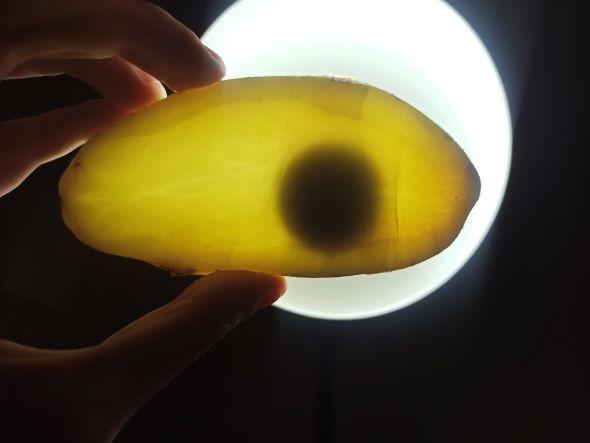
#> input picture lab2_1_2.jpg, 590 x 443 px
$ jupyter execute Lab2.ipynb   (shell and % lines are left out)
#> lines starting #> are read from the running program, lines starting #| are printed output that depends on the picture; after the words box and inside, x2 and y2 are one past the last pixel; in counts of white or black regions, pixels touching at a corner belong together
[cell 1]
import cv2
import numpy as np

[cell 2]
image = cv2.imread("lab2_1_2.jpg")
#> image is the input picture: shape (443, 590, 3); mean B, G, R 51.1, 82.2, 92.3

[cell 3]
gray = cv2.cvtColor(image, cv2.COLOR_BGR2GRAY)
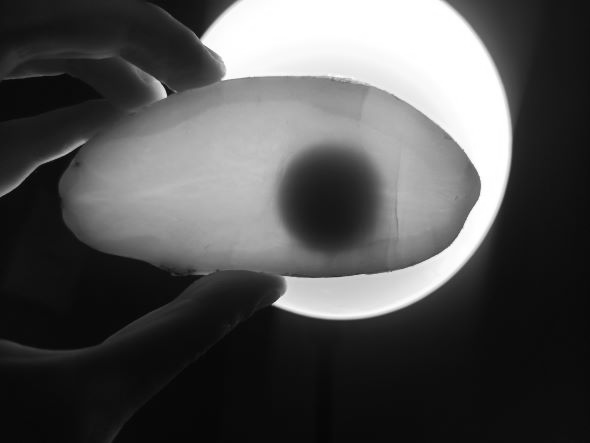
#> gray: shape (443, 590); min 0, max 255, mean 81.7

[cell 4]
t = 20

[cell 5]
ret, thresh = cv2.threshold(gray,t,255,cv2.THRESH_BINARY_INV)
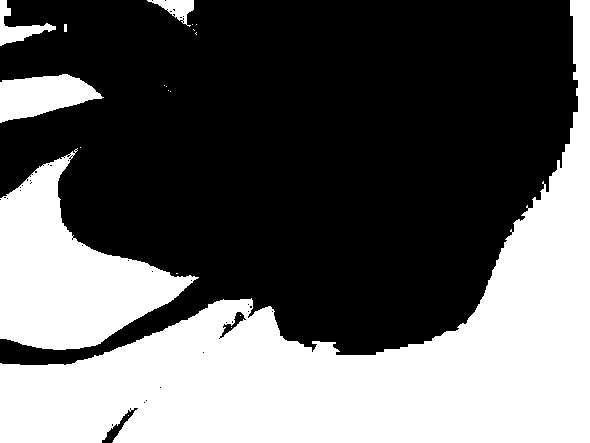
#> thresh: shape (443, 590); 39% white; 19 white regions (13 under 20 px)
#> ret = 20

[cell 6]
cv2.imshow("thresh", thresh)
cv2.waitKey(1)

[cell 7]
contours, hierarchy = cv2.findContours(thresh, cv2.RETR_EXTERNAL, cv2.CHAIN_APPROX_SIMPLE)
#> contours = 17 contours, 12 with area under 20; largest, box (x1, y1, x2, y2) and area: (0, 0, 590, 443) 77387, (0, 148, 199, 350) 18830, (0, 74, 104, 123) 3075, (0, 0, 56, 46) 731, (147, 0, 194, 27) 490

[cell 8]
for contour in contours:
    coord = min(contour[0], key=lambda c: c[0])
#> this loop made 17 passes
#> coord on passes 1, 3, 4, 5, 6, 7, 8, 9, 12, 13, 15, 16: [128, 415], [77, 148], [80, 147], [170, 91], [168, 90], [166, 86], [164, 85], [62, 74], [196, 24], [192, 24], [570, 0], [147, 0]
#> contour on passes 2, 10, 11, 14: [[176, 273], [177, 273]], [[196, 32], [195, 33], [196, 34], [195, 33]], [[193, 29], [194, 30]], [[64, 24], [64, 31], [66, 31], [66, 24]]

[cell 9]
point = (coord[0],coord[1])
#> point = (0, 0)

[cell 10]
cv2.circle(image,point,10,(0,255,0),5)
#> image: shape (443, 590, 3); 0.04% of pixels changed, all inside (x1, y1, x2, y2) = (0, 0, 14, 14)

[cell 11]
cv2.imshow("Image", image)
cv2.waitKey()
cv2.destroyAllWindows()

[cell 12]
import cv2
import numpy as np
import matplotlib.pyplot as plt

[cell 13]
image='lab2_6_2.jpg'
img=cv2.imread(image, 1)
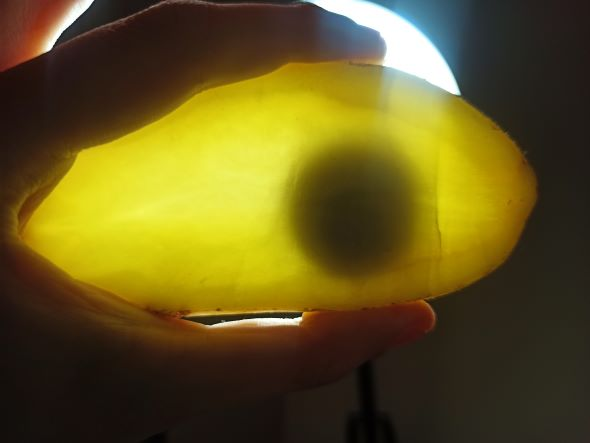
#> input picture lab2_6_2.jpg, 590 x 443 px
#> img is the input picture: shape (443, 590, 3); mean B, G, R 29.1, 87.5, 101.1
img_orig=img.copy()
img=cv2.cvtColor(img,cv2.COLOR_BGR2GRAY)
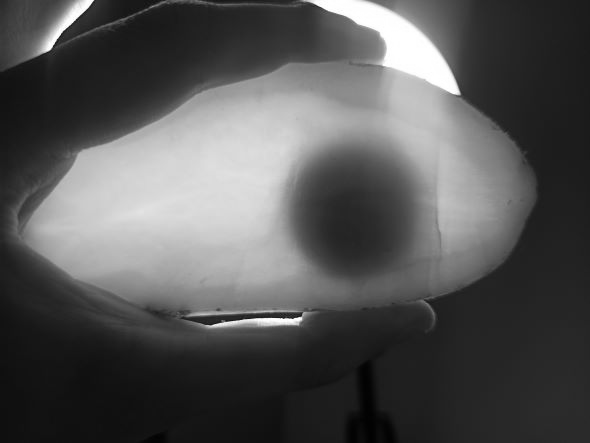
#> img: shape (443, 590); min 1, max 255, mean 84.9
plt.rcParams['figure.figsize']=(16,9)
plt.imshow(img, cmap='gray')

[cell 14]
img=cv2.GaussianBlur(img, (21,21), cv2.BORDER_DEFAULT)
plt.rcParams['figure.figsize']=(16,9)
plt.imshow(img, cmap='gray')

[cell 15]
all_circs=cv2.HoughCircles(img, cv2.HOUGH_GRADIENT, 0.2, 2, param1=30, param2=15, minRadius=52, maxRadius=59)
#> all_circs = [[345.5, 216.5, 56.1], [342.5, 217.5, 56.2]]
all_circs_rounded=np.uint16(np.around(all_circs))
#> all_circs_rounded = [[346, 216, 56], [342, 218, 56]]

[cell 16]
print(all_circs_rounded)
#| [[[346 216  56]
#|   [342 218  56]]]
print(all_circs_rounded.shape)
#| (1, 2, 3)
print('I have found ' + str(all_circs_rounded.shape[1]) + ' coins.')
#| I have found 2 coins.

[cell 17]
cont=1
for i in all_circs_rounded[0, :]:
    cv2.circle(img_orig, (i[0], i[1]), i[2], (50,200,200), 5)
    cv2.circle(img_orig, (i[0], i[1]), 2, (255,0,0),3)
    cv2.putText(img_orig, "", (i[0]-30, i[1]+30), cv2.FONT_HERSHEY_SIMPLEX, 1.1, (255,0,0), 2)
    cont +=1
#> this loop made 2 passes
#> (i, cont) on passes 1 to 2: ([346, 216, 56], 2), ([342, 218, 56], 3)
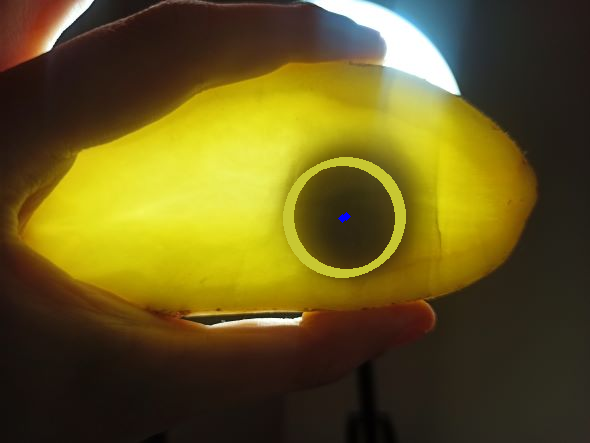
#> img_orig: shape (443, 590, 3); 1.35% of pixels changed, all inside (x1, y1, x2, y2) = (283, 157, 406, 278)
#> after the loop, cont = 3
